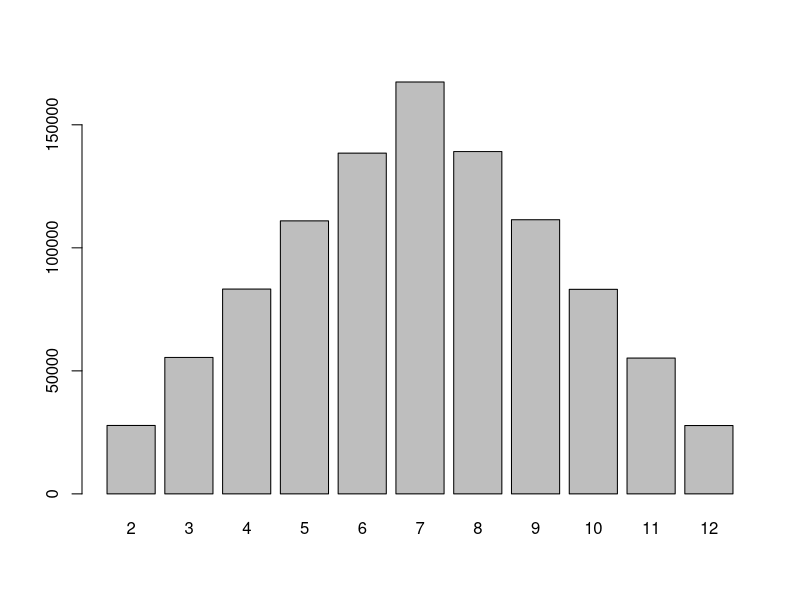

Recreate this plot in R.
#Funcao sample
dado <- sample(x = 1:6, size = 1000000, replace = TRUE)

deu_1 <- dado == 1

sum(deu_1)
mean(deu_1)

#Soma de dois dados, e probabilidade de sair 7

set.seed(2133)

d1 <- sample(x = 1:6, size = 1000000, replace = TRUE)
d2 <- sample(x = 1:6, size = 1000000, replace = TRUE)

soma = d1 + d2
mean(soma)

soma_7 <- soma == 7

sum(soma_7)
mean(soma_7)


#Criacao de tabelas e graficos
tabela_soma <- table(soma)
barplot(tabela_soma)

